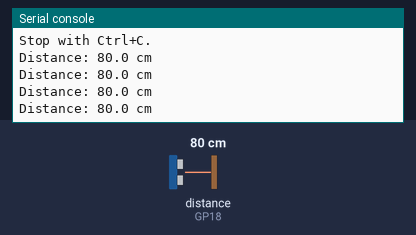
Bench run of a program on a simulated Raspberry Pi Pico running MicroPython. On the bench: the last lines printed to the serial console. The inputs (shaded band) are chosen by the test bench; at power-on: distance to the obstacle (sensor on GP18) 80 cm. The echo pulse lasts 58.3 µs per cm.

Above: at 2.2 s.
2.3 s: distance to the obstacle (sensor on GP18) set to 2 cm
At 2.73 s:
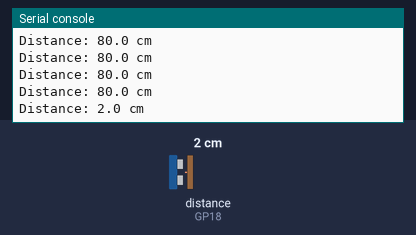
3.8 s: distance to the obstacle (sensor on GP18) set to 4 cm
At 3.94 s:
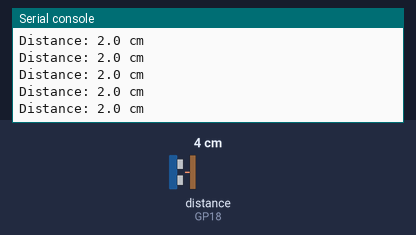
Timing chart, 0 to 6.8 s (numbered marks = the images above; inputs shaded):
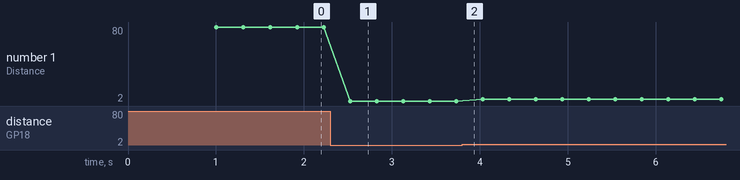

The program:

07_distance_sensor.py
```python
from machine import Pin, time_pulse_us
from time import sleep_ms, sleep_us

TRIGGER_PIN = 19
ECHO_PIN = 18
ECHO_TIMEOUT_US = 30000
SPEED_OF_SOUND_CM_PER_US = 0.0343

trigger = Pin(TRIGGER_PIN, Pin.OUT, value=0)
echo = Pin(ECHO_PIN, Pin.IN)


def measure_distance_cm():
    trigger.off()
    sleep_us(2)
    trigger.on()
    sleep_us(10)
    trigger.off()

    pulse_us = time_pulse_us(echo, 1, ECHO_TIMEOUT_US)

    if pulse_us < 0:
        return None

    return pulse_us * SPEED_OF_SOUND_CM_PER_US / 2


print("Move an object in front of the HC-SR04.")
print("Stop with Ctrl+C.")
sleep_ms(1000)

try:
    while True:
        distance_cm = measure_distance_cm()

        if distance_cm is None:
            print("No echo")
        else:
            print("Distance:", round(distance_cm, 1), "cm")

        sleep_ms(300)
except KeyboardInterrupt:
    print("Stopped")
finally:
    trigger.off()
```

Measured:
- after the input at 2.3 s, the serial console: prints a new line after 0.23 s (image 1)
- plotted number 1: 80 → 2 after the input at 2.3 s, 2 → 4 after the input at 3.8 s
